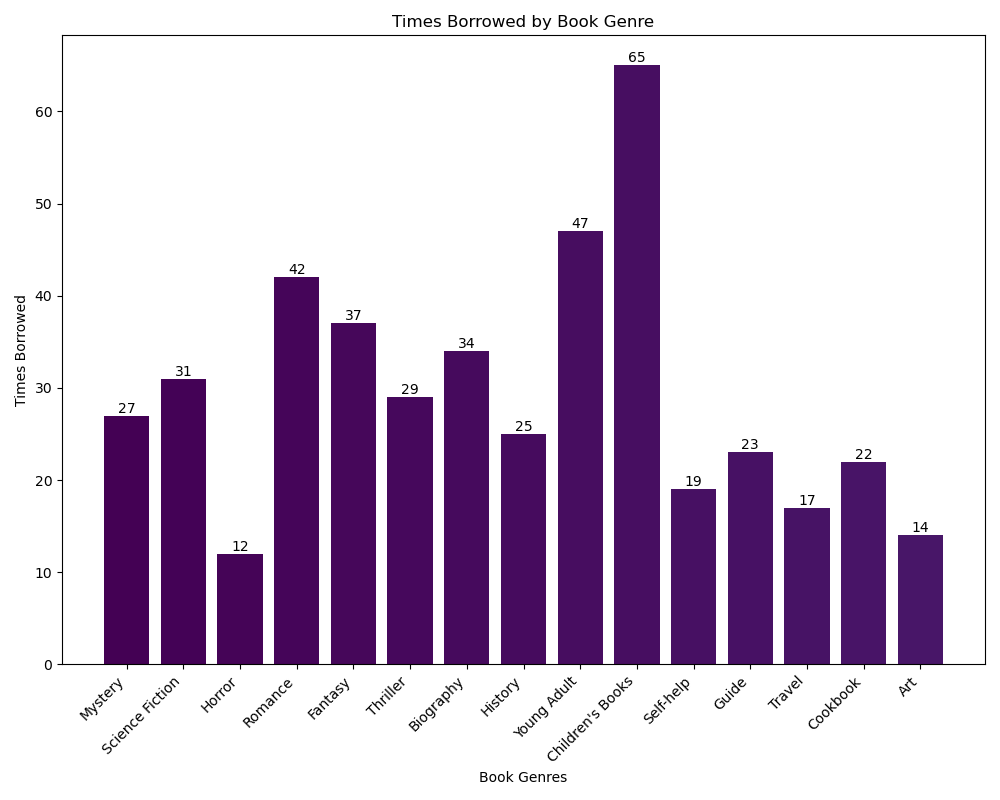

Write Python code to recreate this figure.

import matplotlib.pyplot as plt

# Data provided
table_data = [
    {'Book Genre': 'Mystery', ' Times Borrowed': 27},
    {'Book Genre': 'Science Fiction', ' Times Borrowed': 31},
    {'Book Genre': 'Horror', ' Times Borrowed': 12},
    {'Book Genre': 'Romance', ' Times Borrowed': 42},
    {'Book Genre': 'Fantasy', ' Times Borrowed': 37},
    {'Book Genre': 'Thriller', ' Times Borrowed': 29},
    {'Book Genre': 'Biography', ' Times Borrowed': 34},
    {'Book Genre': 'History', ' Times Borrowed': 25},
    {'Book Genre': 'Young Adult', ' Times Borrowed': 47},
    {'Book Genre': "Children's Books", ' Times Borrowed': 65},
    {'Book Genre': 'Self-help', ' Times Borrowed': 19},
    {'Book Genre': 'Guide', ' Times Borrowed': 23},
    {'Book Genre': 'Travel', ' Times Borrowed': 17},
    {'Book Genre': 'Cookbook', ' Times Borrowed': 22},
    {'Book Genre': 'Art', ' Times Borrowed': 14}
]

# Extracting book genres and times borrowed into separate lists
genres = [item['Book Genre'] for item in table_data]
borrow_counts = [item[' Times Borrowed'] for item in table_data]

# Creating a color map to have a unique color for each genre
colors = plt.cm.viridis(range(len(genres)))

# Creating the bar chart
plt.figure(figsize=(10, 8))
bars = plt.bar(genres, borrow_counts, color=colors)

# Adding a title and labels
plt.title('Times Borrowed by Book Genre')
plt.xlabel('Book Genres')
plt.ylabel('Times Borrowed')

# Rotating x-axis labels for better readability
plt.xticks(rotation=45, ha='right')

# Adding value labels on top of the bars
for bar in bars:
    yval = bar.get_height()
    plt.text(bar.get_x() + bar.get_width()/2.0, yval, int(yval), va='bottom', ha='center')

# Show the plot
plt.tight_layout()
plt.show()
